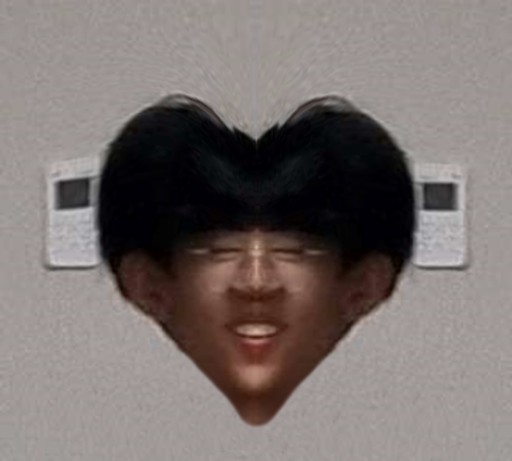
#> input picture assets/src/songsin_original.png, 512 x 461 px, found by its file name
$ python cutout.py assets/src/songsin_original.png assets/songsin.png
#> lines starting #> are read from the running program, lines starting #| are printed output that depends on the picture; after the words box and inside, x2 and y2 are one past the last pixel; in counts of white or black regions, pixels touching at a corner belong together
"""송신 스프라이트 배경 제거 스크립트.

회색 배경(채도 낮고 밝은 픽셀) 중 이미지 테두리와 연결된 영역만 배경으로 보고 지운다.
사용법: python3 tools/cutout.py assets/src/songsin_original.png assets/songsin.png
"""
import sys
from collections import deque

import numpy as np
from PIL import Image, ImageFilter


def largest_component(mask):
    """mask에서 가장 큰 4-연결 덩어리만 남기고, 그 안의 구멍(치아 등)은 채운다."""
    h, w = mask.shape
    label = np.zeros((h, w), np.int32)
    best, best_size, cur = 0, 0, 0
    for sy in range(h):
        for sx in range(w):
            if not mask[sy, sx] or label[sy, sx]:
                continue
            cur += 1
            label[sy, sx] = cur
            q, size = deque([(sy, sx)]), 0
            while q:
                y, x = q.popleft()
                size += 1
                for dy, dx in ((1, 0), (-1, 0), (0, 1), (0, -1)):
                    ny, nx = y + dy, x + dx
                    if 0 <= ny < h and 0 <= nx < w and mask[ny, nx] and not label[ny, nx]:
                        label[ny, nx] = cur
                        q.append((ny, nx))
            if size > best_size:
                best, best_size = cur, size
    return label == best


def main(src, dst):
#> called with src = 'assets/src/songsin_original.png', dst = 'assets/songsin.png'
    rgb = np.array(Image.open(src).convert("RGB")).astype(np.int16)
    h, w, _ = rgb.shape
#> h = 461; w = 512
    mx = rgb.max(axis=2)
    mn = rgb.min(axis=2)
    sat = mx - mn
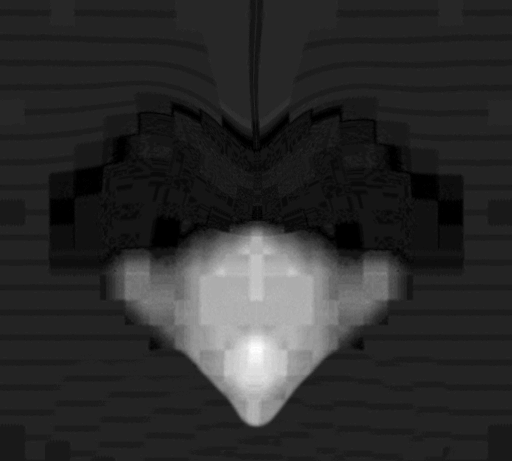
#> sat: shape (461, 512) int16; min 0, max 71, mean 12.6; drawn with min black and max white
    bright = rgb.mean(axis=2)
    bg_like = (sat < 22) & (bright > 105)
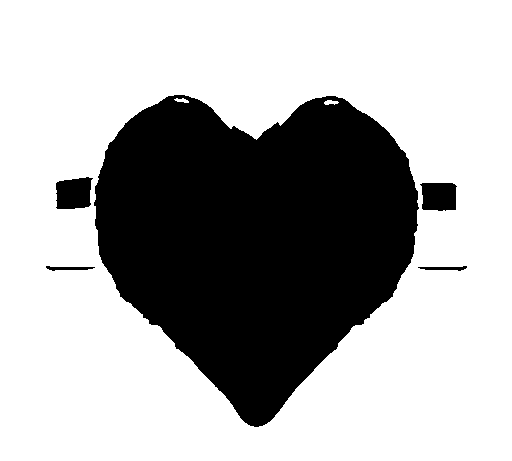
#> bg_like: shape (461, 512) bool; 68.1% white; 5 black regions, box (x1, y1, x2, y2) and area: (94, 95, 419, 427) 73032, (56, 177, 93, 209) 986, (420, 183, 457, 211) 914, (46, 266, 95, 271) 141, (418, 266, 467, 271) 141

    # 테두리에서 시작하는 flood fill
    bg = np.zeros((h, w), bool)
    q = deque()
    for x in range(w):
        for y in (0, h - 1):
            if bg_like[y, x] and not bg[y, x]:
                bg[y, x] = True
                q.append((y, x))
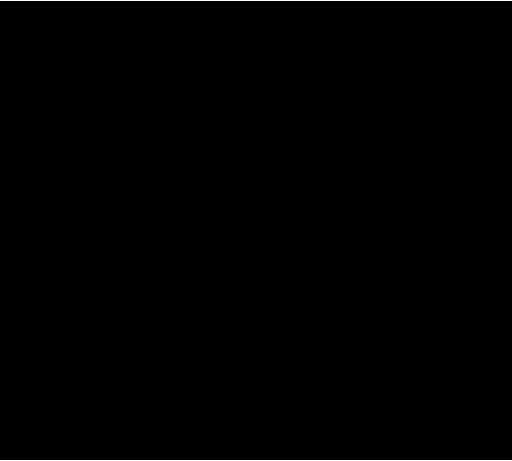
#> bg: shape (461, 512) bool; 0.43% white in thin lines or dots
    for y in range(h):
        for x in (0, w - 1):
            if bg_like[y, x] and not bg[y, x]:
                bg[y, x] = True
                q.append((y, x))
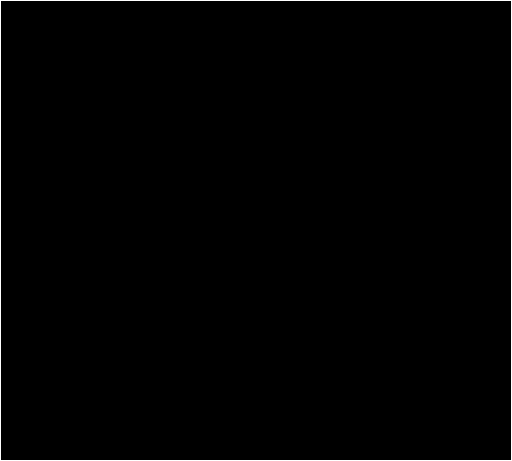
#> bg: shape (461, 512) bool; 0.82% white in thin lines or dots
    while q:
        y, x = q.popleft()
        for dy, dx in ((1, 0), (-1, 0), (0, 1), (0, -1)):
            ny, nx = y + dy, x + dx
            if 0 <= ny < h and 0 <= nx < w and bg_like[ny, nx] and not bg[ny, nx]:
                bg[ny, nx] = True
                q.append((ny, nx))

    fg_mask = largest_component(~bg)
#> after the loop in largest_component, `for sy in range(h):`:
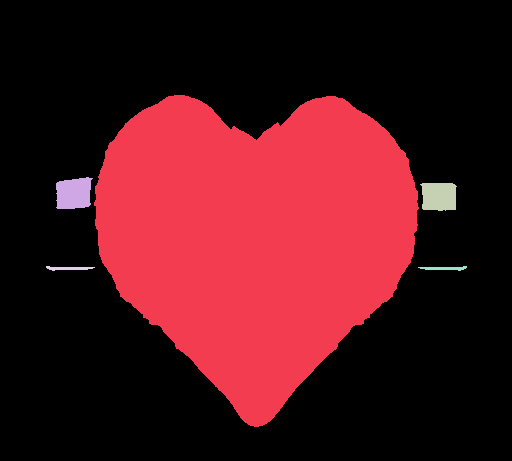
#> label: shape (461, 512) int32; 6 distinct labels, from 0 to 5; one colour per label, 0 black
    fg = Image.fromarray((fg_mask * 255).astype(np.uint8))
#> fg: PIL image 512x461 L; 31% white; 1 white region, box (x1, y1, x2, y2) and area: (94, 95, 419, 427) 73130
    # 잡티 제거(열림) 후 가장자리 1px 깎고 부드럽게
    fg = fg.filter(ImageFilter.MinFilter(3)).filter(ImageFilter.MaxFilter(3))
#> fg: PIL image 512x461 L; 31% white; 1 white region, box (x1, y1, x2, y2) and area: (94, 95, 418, 427) 73121
    fg = fg.filter(ImageFilter.MinFilter(3))
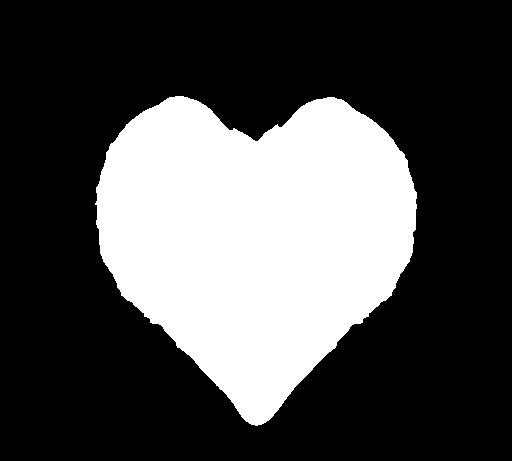
#> fg: PIL image 512x461 L; 30.4% white; 1 white region, box (x1, y1, x2, y2) and area: (95, 96, 417, 426) 71707
    fg = fg.filter(ImageFilter.GaussianBlur(1.2))

    # 가장 큰 덩어리만 남기기(작은 배경 조각 제거): 알파 기준 bbox crop
    a = np.array(fg)
    ys, xs = np.where(a > 128)
    y0, y1, x0, x1 = ys.min(), ys.max(), xs.min(), xs.max()
#> y0 = 96; y1 = 425; x0 = 96; x1 = 416
    pad = 6
    y0, x0 = max(0, y0 - pad), max(0, x0 - pad)
#> y0 = 90; x0 = 90
    y1, x1 = min(h, y1 + pad + 1), min(w, x1 + pad + 1)
#> y1 = 432; x1 = 423

    out = np.dstack([rgb.astype(np.uint8), a])[y0:y1, x0:x1]
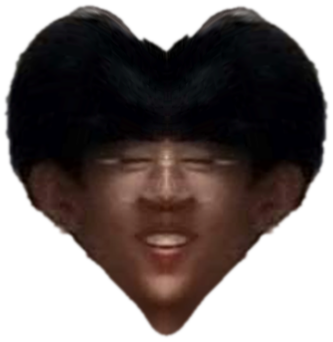
#> out: shape (342, 333, 4); mean R, G, B, A 84.4, 73.4, 71, 160.6; transparent parts drawn white
    Image.fromarray(out, "RGBA").save(dst, optimize=True)
    print("saved", dst, out.shape)
#| saved assets/songsin.png (342, 333, 4)


if __name__ == "__main__":
    main(sys.argv[1], sys.argv[2])
